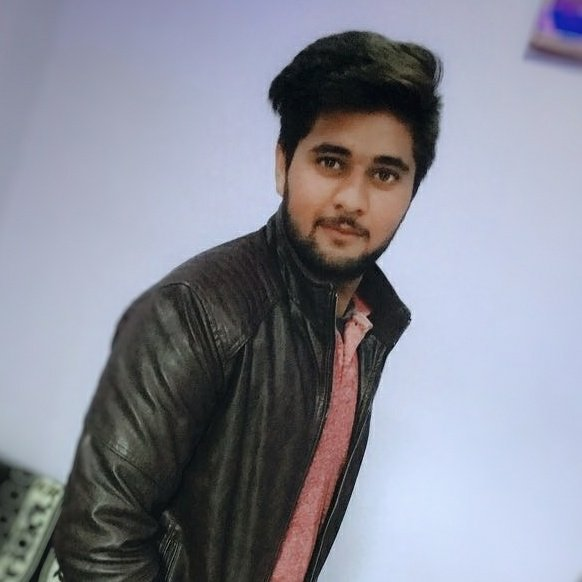
#> input picture responsive/bg-masthead.jpg, 582 x 582 px
$ python 3opencv.py
#> lines starting #> are read from the running program, lines starting #| are printed output that depends on the picture
import cv2
import numpy as np


img = cv2.imread("responsive/bg-masthead.jpg")
#> img is the input picture: shape (582, 582, 3); mean B, G, R 151.2, 138.7, 136.7

print(img.shape)
#| (582, 582, 3)

imgresize = cv2.resize(img,(300,200))
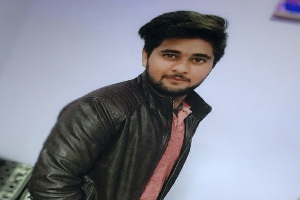
#> imgresize: shape (200, 300, 3); mean B, G, R 151.1, 138.6, 136.6

imgcrop= img[0:200,200:500]
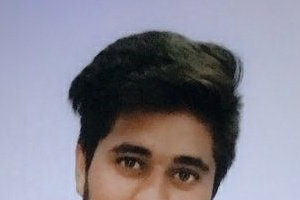
#> imgcrop: shape (200, 300, 3); mean B, G, R 141.6, 130.1, 132.4


cv2.imshow("image",img)
cv2.imshow("image rewsize",imgresize)
cv2.imshow("image cropped",imgcrop)


cv2.waitKey(0)
